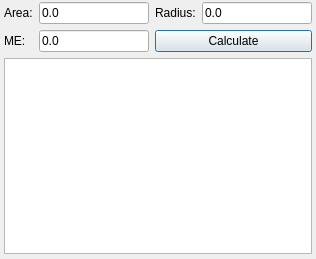
<?xml version="1.0" encoding="UTF-8"?>
<ui version="4.0">
	<class>circleArea</class>
	<widget class="QDialog" name="circleArea">
		<property name="geometry">
			<rect>
				<x>0</x>
				<y>0</y>
				<width>316</width>
				<height>259</height>
			</rect>
		</property>
		<property name="windowTitle">
			<string>Circle Formula: Area</string>
		</property>
		<widget class="QWidget" name="layoutWidget">
			<property name="geometry">
				<rect>
					<x>4</x>
					<y>2</y>
					<width>308</width>
					<height>252</height>
				</rect>
			</property>
			<layout class="QGridLayout" name="gridLayout_2">
				<item row="0" column="0">
					<layout class="QGridLayout" name="gridLayout">
						<item row="0" column="0">
							<widget class="QLabel" name="label">
								<property name="text">
									<string>Area:</string>
								</property>
							</widget>
						</item>
						<item row="0" column="1">
							<widget class="QLineEdit" name="areaText">
								<property name="text">
									<string>0.0</string>
								</property>
							</widget>
						</item>
						<item row="0" column="2">
							<widget class="QLabel" name="label_2">
								<property name="text">
									<string>Radius:</string>
								</property>
							</widget>
						</item>
						<item row="0" column="3">
							<widget class="QLineEdit" name="radiusText">
								<property name="text">
									<string>0.0</string>
								</property>
							</widget>
						</item>
						<item row="1" column="0">
							<widget class="QLabel" name="label_3">
								<property name="text">
									<string>ME:</string>
								</property>
							</widget>
						</item>
						<item row="1" column="1">
							<widget class="QLineEdit" name="maxErrorText">
								<property name="text">
									<string>0.0</string>
								</property>
							</widget>
						</item>
						<item row="1" column="2" colspan="2">
							<widget class="QPushButton" name="calculateBtn">
								<property name="text">
									<string>Calculate</string>
								</property>
							</widget>
						</item>
					</layout>
				</item>
				<item row="1" column="0">
					<widget class="QTextEdit" name="plainTextEdit">
						<property name="readOnly">
							<bool>true</bool>
						</property>
					</widget>
				</item>
			</layout>
		</widget>
	</widget>
	<resources/>
	<connections/>
</ui>
